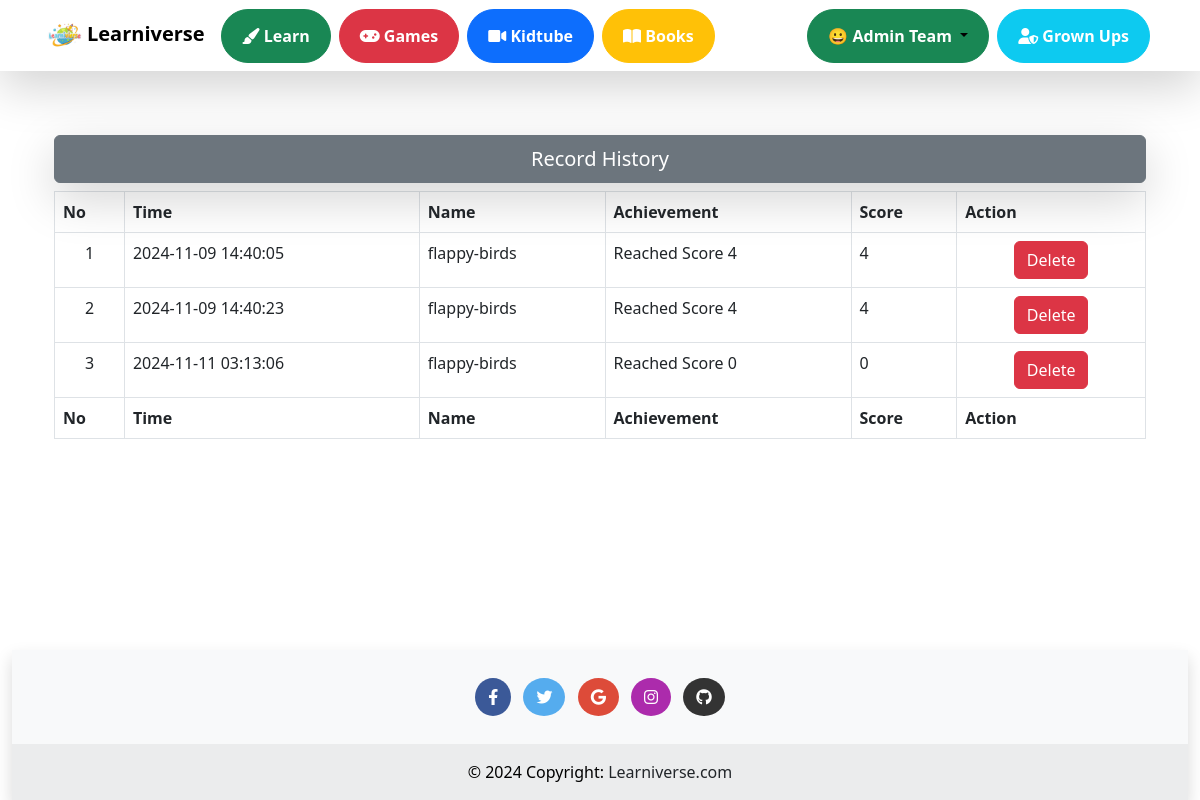
The app's page /records/recordTable.php (signed in) with its own data.
### tables this page shows
CREATE TABLE `records` (
  `id` bigint NOT NULL AUTO_INCREMENT,
  `quizz_name` varchar(255) NOT NULL,
  `achievement` varchar(255) NOT NULL,
  `score` varchar(255) NOT NULL,
  `user_id` bigint NOT NULL,
  `playedAt` datetime DEFAULT NULL,
  `deleted_At` datetime DEFAULT NULL,
  PRIMARY KEY (`id`),
  KEY `user_id_idx` (`user_id`),
  CONSTRAINT `userId` FOREIGN KEY (`user_id`) REFERENCES `users` (`id`)
);

### controllers/RecordController.php (called while the page is built, shortened)
<?php
include_once '../models/record.php';
class RecordController{
    public function getRecordByUserId($id){
        $record = new Record();
        $records = $record->getRecordByUserId($id);
        return $records;
    }
}
?>

### includes/db.php (called while the page is built, shortened)
<?php
class Database{
    static $host="localhost";
    static $username="root";
    static $password="1234";
    static $dbname="learniversedb";
    static $connection;
    public static function connect(){
        try{
            if(self::$connection==null){
                self::$connection =new PDO("mysql:host=".self::$host.";port=3306;dbname=".self::$dbname,self::$username,self::$password);
                return self::$connection;
            }
            return self::$connection;
        }catch(PDOException $e){
            echo $e->getMessage();
        }
    }
}
?>

### models/record.php (called while the page is built, shortened)
<?php
include_once "../includes/db.php";
class Record{
    public function getRecordByUserId($id) {
        try {
            $this->con = Database::connect();
            if ($this->con) {
                $sql = "SELECT * FROM records WHERE user_id = :id AND deleted_at IS NULL";
                $statement = $this->con->prepare($sql);
                $statement->bindParam(":id", $id);
                $statement->execute();
                return $statement->fetchAll();
            } else {
                echo "Database connection failed.";
            }
        } catch (PDOException $e) {
            echo "Error: " . $e->getMessage();
        }
    }
}
?>

### records/recordTable.php (the view, shortened to what this page needs)
<?php
include_once "../includes/db.php";
include_once("../controllers/RecordController.php");
include_once("../layouts/navbar.php");
$recordController = new RecordController();
$id=$_SESSION['user_id'];
$records = $recordController->getRecordByUserId($id);
?>
<!DOCTYPE html>
<html lang="en">
<head>
    <link rel="stylesheet" href="https://cdnjs.cloudflare.com/ajax/libs/twitter-bootstrap/5.3.0/css/bootstrap.min.css">
    <link rel="stylesheet" href="https://cdn.datatables.net/2.1.8/css/dataTables.bootstrap5.css">
</head>
<body style="background: white;">
    <div class="container mt-5">
        <div class="row">
            <main role="main" class="col-md-9 ml-sm-auto col-lg-12 px-4 mt-3">
                <h2 class="btn btn-secondary
                 btn-lg text-center shadow-lg w-100 rounded">Record History</h2>
                <table id="user_table" class="table table-hover table-bordered" style="width:100%">
                <thead>
                    <tr>
                        <th>No</th>
                        <th>Time</th>
                        <th>Name</th>
                        <th>Achievement</th>
                        <th>Score</th>
                        <th>Action</th>
                    </tr>
                </thead>
                <tbody>
                        <?php
                        $count = 1;
                        foreach ($records as $record) {
                            echo "<tr id=".$record['id'].">";
                            echo "<td style='text-align: center;'>".$count++."</td>";
                            echo "<td>".$record['playedAt']."</td>";
                            echo "<td>".$record['quizz_name']."</td>";
                            echo "<td>".$record['achievement']."</td>";
                            echo "<td>".$record['score']."</td>";
                            echo "<td style='text-align: center;'><a class='btn btn-danger mx-2' href='delete-record.php?id=".$record['id']."'>Delete</a></td>";
                            echo "</tr>";
                        }
                        ?>
                    </tbody>
                <tfoot>
                    <tr>
                        <th>No</th>
                        <th>Time</th>
                        <th>Name</th>
                        <th>Achievement</th>
                        <th>Score</th>
                        <th>Action</th>
                    </tr>
                </tfoot>
            </table>
            </main>
        </div>
    </div>
<div class="container-fluid">
<?php
    include_once("../layouts/footer.php");
?>
</body>
</html>

### css/style.css (style rules this page uses)
body { background-image: url('../images/bg5.jpg'); background-size: cover; background-attachment: fixed; color: #212529; }

### layouts/footer.php (style rules this page uses)
html, body { height: 100%; margin: 0; display: flex; flex-direction: column; }
body { display: flex; flex-direction: column; }
.container { flex: 1; }

### records on screen
records: playedAt "2024-11-09 14:40:05", quizz_name "flappy-birds", achievement "Reached Score 4", score "4"
records: playedAt "2024-11-09 14:40:23", quizz_name "flappy-birds", achievement "Reached Score 4", score "4"
records: playedAt "2024-11-11 03:13:06", quizz_name "flappy-birds", achievement "Reached Score 0", score "0"

### other values on screen
$_SESSION['user_fullname'] "Admin Team"
